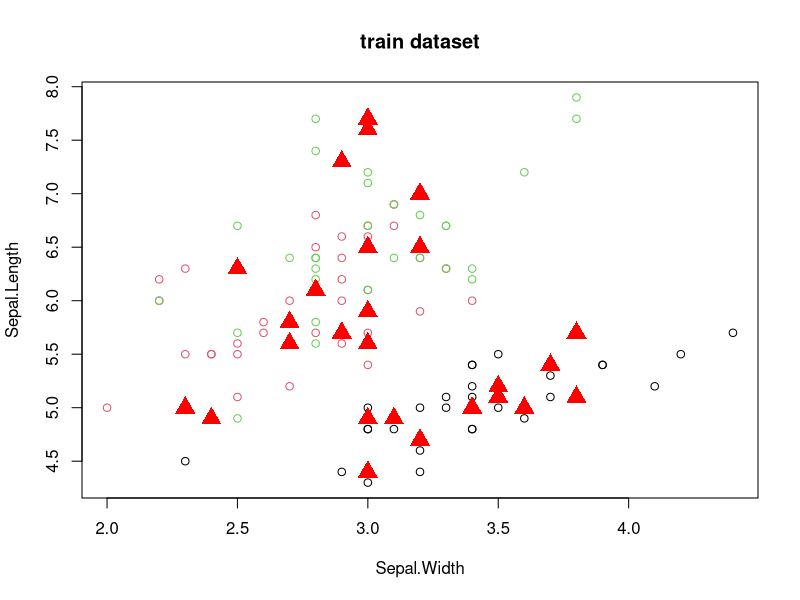
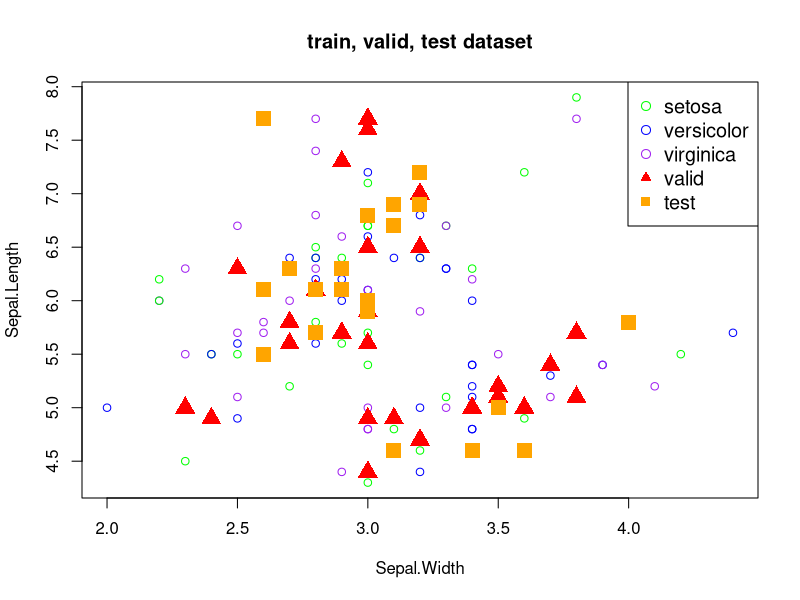
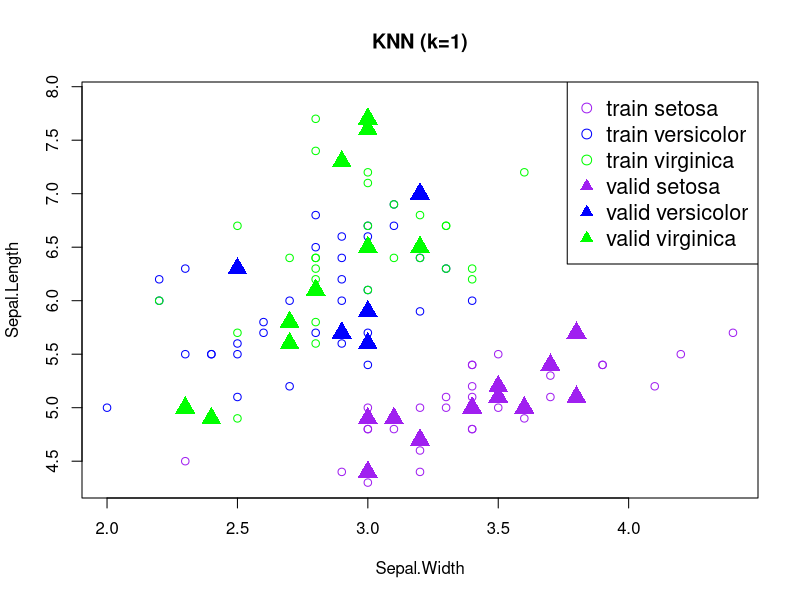
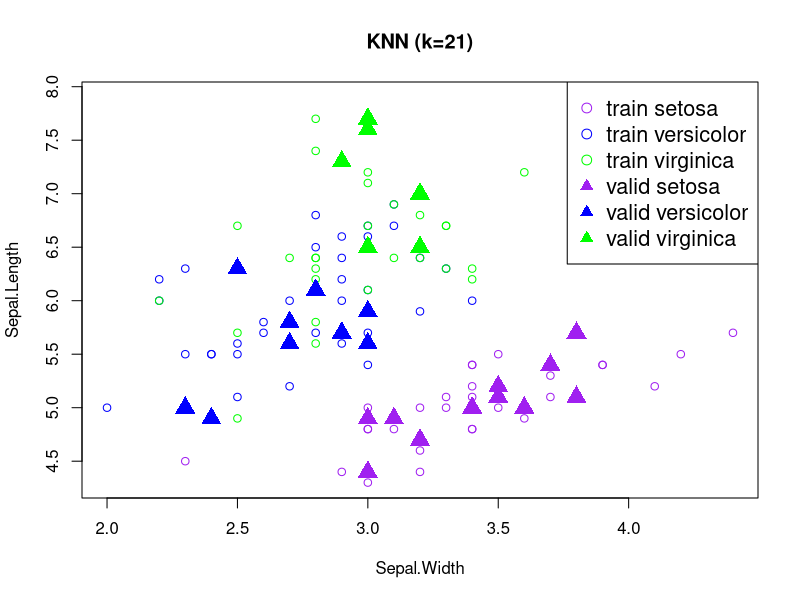
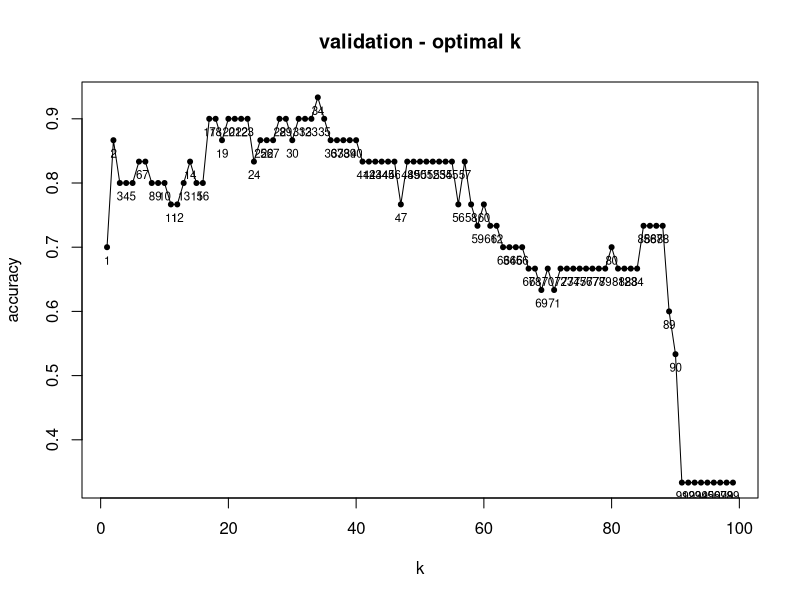

The R source for these figures, in order: (Note: this script raises an error after producing the figures.)

## Divid data
data <- iris[, c("Sepal.Length", "Sepal.Width", "Species")]

idx <- sample(x=c(1,2,3), size=nrow(data), replace=T, prob=c(3,1,1))
idx

train <- data[idx == 1,]
valid <- data[idx == 2,]
test <- data[idx == 3,]

dim(train); dim(valid); dim(test)


## Draw scatter plot
# install.packages("scales")
library(scales)
plot(formula = Sepal.Length ~ Sepal.Width,
     data = train,
     col = train$Species,
     main = "train dataset")
points(formula = Sepal.Length ~ Sepal.Width,
       data = valid,
       pch = 17,
       cex = 2,
       col = "red")


plot(formula = Sepal.Length ~ Sepal.Width,
     data = train,
     col = c("green", "blue", "purple"),
     main = "train, valid, test dataset")
points(formula = Sepal.Length ~ Sepal.Width,
       data = valid,
       pch = 17,
       cex = 2,
       col = "red")
points(formula = Sepal.Length ~ Sepal.Width,
       data = test,
       pch = 15,
       cex = 2,
       col = "orange")
legend("topright",
       c(levels(data$Species), "valid", "test"),
       pch=c(1,1,1,17,15),
       col=c("green", "blue", "purple", "red", "orange"),
       cex = 1.2)


## Make model using Knn
# install.packages("class")
library(class)

## k = 1
knn1 <- knn(train=train[,1:2], test=valid[,1:2], cl=train[,3], k=1)
knn1

plot(formula = Sepal.Length ~ Sepal.Width,
     data = train,
     col = c("purple", "blue", "green")[train$Species],
     main = "KNN (k=1)")
points(formula = Sepal.Length ~ Sepal.Width,
       data = valid,
       pch = 17,
       cex = 2,
       col = c("purple", "blue", "green")[knn1])
legend("topright",
       c( paste("train", levels(data$Species)),
          paste("valid", levels(valid$Species))),
       pch=c(rep(1,3), rep(17,3)),
       col=c("purple", "blue", "green","purple", "blue", "green"),
       cex = 1.3)
accuracy1 <- sum(knn1 == valid[,3]) / length(valid[,3])
accuracy1

## k = 21
knn21 <- knn(train=train[,1:2], test=valid[,1:2], cl=train[,3], k=21)
knn21

plot(formula = Sepal.Length ~ Sepal.Width,
     data = train,
     col = c("purple", "blue", "green")[train$Species],
     main = "KNN (k=21)")
points(formula = Sepal.Length ~ Sepal.Width,
       data = valid,
       pch = 17,
       cex = 2,
       col = c("purple", "blue", "green")[knn21])
legend("topright",
       c( paste("train", levels(data$Species)),
          paste("valid", levels(valid$Species))),
       pch=c(rep(1,3), rep(17,3)),
       col=c("purple", "blue", "green","purple", "blue", "green"),
       cex = 1.3)
accuracy21 <- sum(knn21 == valid[,3]) / length(valid[,3])
accuracy21


## Evaluate a model
accuracy_k <- NULL
for (i in c(1:nrow(train[,1:2]))) {
  set.seed(1)
  knn_k <- knn(train=train[,1:2], test=valid[,1:2], cl=train[,3], k=i)
  accuracy_k <- c(accuracy_k, sum(knn_k == valid[,3])/ length(valid[,3]))
}
accuracy_k

valid_k <- data.frame(k = c(1:nrow(train[,1:2])), accuracy=accuracy_k)
plot(formula = accuracy ~ k, 
     data = valid_k, 
     type = "o",
     pch = 20,
     main = "validation - optimal k")
with(valid_k, 
     text(accuracy~k, labels = rownames(valid_k), pos=1, cex =0.7))

min(valid_k[valid_k$accuracy %in% max(accuracy_k), "k"])


## Predict iris species from test data
knn2 <- knn(train=train[,1:2], test=test[,1:2], cl=train[,3], k=2)
knn2

table(knn2, test$Species)
confusionMatrix(knn2, test$Species)
